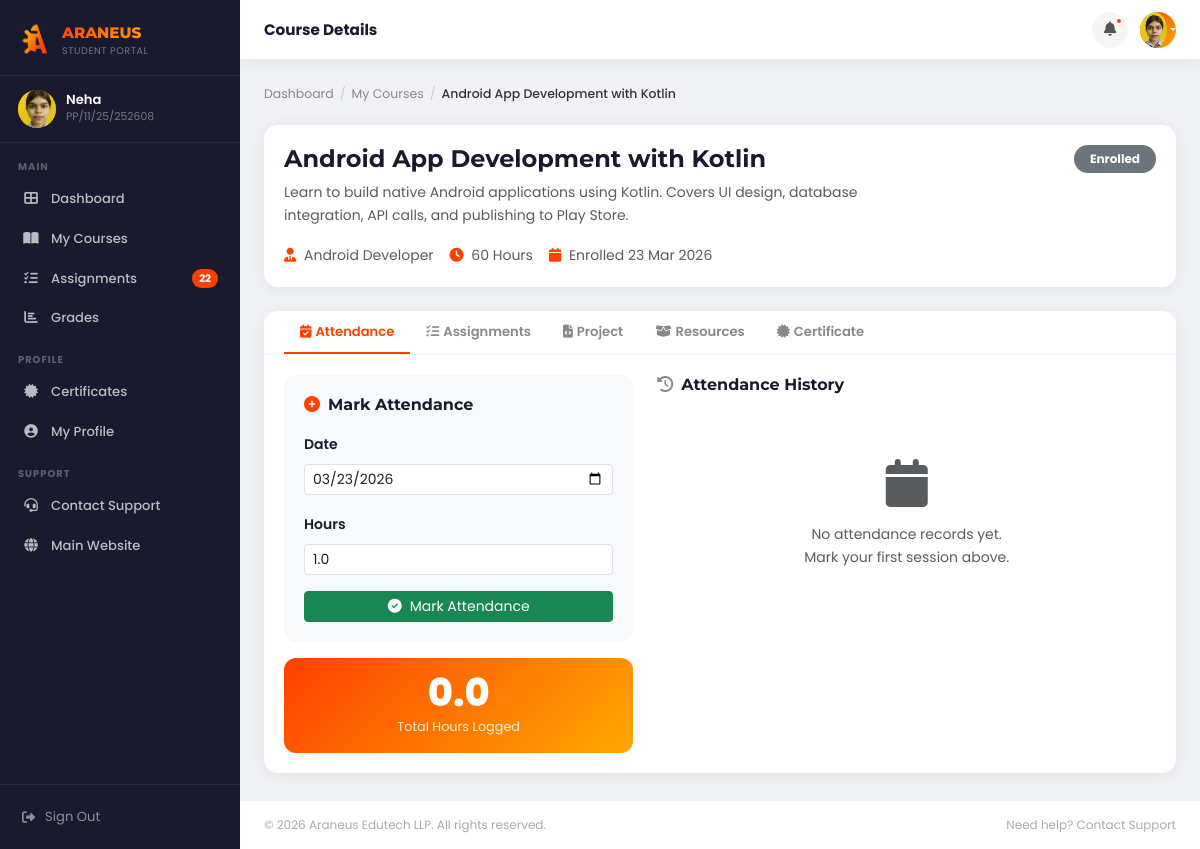
The page /portal/course-view.php?id=4 (signed in) on the database its author committed.
### tables this page shows
CREATE TABLE `students` (
  `id` int(11) NOT NULL,
  `candidate_id` varchar(50) NOT NULL,
  `full_name` varchar(100) NOT NULL,
  `phone` varchar(15) DEFAULT NULL,
  `email` varchar(100) NOT NULL,
  `password` varchar(255) NOT NULL,
  `father_name` varchar(100) NOT NULL,
  `time_hours` int(11) NOT NULL,
  `address` text NOT NULL,
  `highest_qualification` varchar(50) DEFAULT NULL,
  `current_organization` varchar(50) DEFAULT NULL,
  `org_i_card` varchar(50) DEFAULT NULL,
  `github_link` varchar(255) DEFAULT NULL,
  `qr_code_path` varchar(255) DEFAULT NULL,
  `profile_picture` varchar(255) DEFAULT NULL,
  `status` enum('active','inactive','pending') DEFAULT 'pending',
  `last_login` datetime DEFAULT NULL,
  `email_verified` tinyint(1) DEFAULT 1,
  `verification_token` varchar(100) DEFAULT NULL,
  `reset_token` varchar(100) DEFAULT NULL,
  `reset_expiry` datetime DEFAULT NULL,
  `created_at` timestamp NOT NULL DEFAULT current_timestamp(),
  `updated_at` timestamp NOT NULL DEFAULT current_timestamp() ON UPDATE current_timestamp()
);

CREATE TABLE `enrollments` (
  `id` int(11) NOT NULL,
  `student_id` int(11) NOT NULL,
  `course_id` int(11) DEFAULT NULL,
  `enrollment_date` date NOT NULL,
  `completion_date` date DEFAULT NULL,
  `status` enum('enrolled','in_progress','completed','dropped') DEFAULT 'enrolled',
  `grade` varchar(10) DEFAULT NULL,
  `certificate_issued` tinyint(1) DEFAULT 0,
  `certificate_id` varchar(50) DEFAULT NULL,
  `notes` text DEFAULT NULL,
  `attendance_sheet` varchar(255) DEFAULT NULL,
  `payment_receipt` varchar(255) DEFAULT NULL,
  `project_report` varchar(255) DEFAULT NULL,
  `created_at` timestamp NOT NULL DEFAULT current_timestamp()
);

CREATE TABLE `courses` (
  `id` int(11) NOT NULL,
  `title` varchar(150) NOT NULL,
  `description` text DEFAULT NULL,
  `duration` varchar(50) DEFAULT NULL,
  `mode` enum('Online','Offline','Hybrid','') NOT NULL,
  `fee` decimal(10,2) DEFAULT NULL,
  `category` varchar(50) DEFAULT NULL,
  `instructor` varchar(100) DEFAULT NULL,
  `image_url` varchar(255) DEFAULT NULL,
  `syllabus_file` varchar(255) DEFAULT NULL,
  `is_active` tinyint(1) DEFAULT 1,
  `created_at` timestamp NOT NULL DEFAULT current_timestamp(),
  `program_format` varchar(100) DEFAULT NULL,
  `tools_provided` text DEFAULT NULL,
  `hardware_kit` text DEFAULT NULL,
  `certification_type` varchar(50) DEFAULT NULL
);

### portal/course-view.php (the view, shortened to what the rows shown need)
<?php
require_once 'includes/header.php';
$enrollmentId = isset($_GET['id']) ? intval($_GET['id']) : 0;
$enrollStmt = $conn->prepare("
    SELECT e.*, c.id AS course_id, c.title, c.description, c.duration,
           c.instructor, c.tools_provided, c.hardware_kit, c.syllabus_file
    FROM enrollments e
    JOIN courses c ON e.course_id = c.id
    WHERE e.id = ? AND e.student_id = ?
");
$enrollStmt->bind_param("ii", $enrollmentId, $studentId);
$enrollStmt->execute();
$enrollment = $enrollStmt->get_result()->fetch_assoc();
$statusColor = match($enrollment['status']) {
    'completed'   => 'success',
    'in_progress' => 'primary',
    'dropped'     => 'danger',
    default       => 'secondary'
};
?>
<div class="portal-breadcrumb">
    <a href="dashboard.php">Dashboard</a>
    <span class="sep">/</span>
    <a href="courses.php">My Courses</a>
    <span class="sep">/</span>
    <span class="current"><?= htmlspecialchars($enrollment['title']) ?></span>
</div>
<div class="p-card mb-4">
    <div class="p-card-body">
        <div class="row align-items-start g-3">
            <div class="col-md-8">
                <h4 class="fw-bold mb-2" style="color:#1a1a2e;"><?= htmlspecialchars($enrollment['title']) ?></h4>
                <p class="text-muted small mb-3"><?= htmlspecialchars($enrollment['description']) ?></p>
                <div class="d-flex flex-wrap gap-3 small text-muted">
                    <span>
                        <i class="fas fa-user-tie me-1" style="color:var(--portal-primary);"></i>
                        <?= htmlspecialchars($enrollment['instructor']) ?>
                    </span>
                    <span>
                        <i class="fas fa-clock me-1" style="color:var(--portal-primary);"></i>
                        <?= htmlspecialchars($enrollment['duration']) ?>
                    </span>
                    <span>
                        <i class="fas fa-calendar me-1" style="color:var(--portal-primary);"></i>
                        Enrolled <?= date('d M Y', strtotime($enrollment['enrollment_date'])) ?>
                    </span>
                </div>
            </div>
            <div class="col-md-4 text-md-end">
                <span class="badge bg-<?= $statusColor ?> rounded-pill px-3 py-2 mb-2 d-inline-block">
                    <?= ucfirst(str_replace('_', ' ', $enrollment['status'])) ?>
                </span>
            </div>
        </div>
    </div>
</div>
<?php $conn->close(); require_once 'includes/footer.php'; ?>

### portal/includes/header.php (shortened to what the rows shown need)
<?php
require_once '../controller/Auth.php';
require_once '../controller/StudentController.php';
$auth    = new Auth();
$student = new StudentController();
$studentId   = $auth->getStudentId();
$studentData = $student->getStudentById($studentId);
function avatarUrl($studentData) {
    if (!empty($studentData['profile_picture'])) {
        return SITE_URL . 'uploads/profile_pictures/' . htmlspecialchars($studentData['profile_picture']);
    }
    return null;
}
?>
<!DOCTYPE html>
<html lang="en">
<head>
    <link href="https://cdn.jsdelivr.net/npm/bootstrap@5.3.0-alpha1/dist/css/bootstrap.min.css" rel="stylesheet">
    <link rel="stylesheet" href="https://cdnjs.cloudflare.com/ajax/libs/font-awesome/6.4.0/css/all.min.css">
    <link rel="stylesheet" href="<?php echo SITE_URL; ?>assets/css/style.css">
</head>
<body>
<aside class="portal-sidebar" id="portalSidebar">
    <div class="sidebar-user">
        <?php $avatarUrl = avatarUrl($studentData); ?>
        <div class="sidebar-avatar">
            <?php if ($avatarUrl): ?>
                <img src="<?= $avatarUrl ?>" alt="avatar" style="width:100%;height:100%;object-fit:cover;">
            <?php else: ?>
                <?= studentInitials($studentData['full_name']) ?>
            <?php endif; ?>
        </div>
        <div>
            <div class="sidebar-user-name"><?= htmlspecialchars(explode(' ', $studentData['full_name'])[0]) ?></div>
            <div class="sidebar-user-id"><?= htmlspecialchars($studentData['candidate_id']) ?></div>
        </div>
    </div>
</aside>
<header class="portal-topbar">
    <div class="topbar-right">
        <div class="dropdown topbar-avatar-wrap">
            <button class="topbar-avatar dropdown-toggle" style="border:none;" data-bs-toggle="dropdown" aria-expanded="false">
                <?php if ($avatarUrl): ?>
                    <img src="<?= $avatarUrl ?>" alt="avatar" style="width:100%;height:100%;object-fit:cover;border-radius:50%;">
                <?php else: ?>
                    <?= studentInitials($studentData['full_name']) ?>
                <?php endif; ?>
            </button>
        </div>
    </div>
</header>
<main class="portal-main">
<div class="portal-content">

### rows shown on the page
students: profile_picture (picture), full_name "Neha", candidate "PP/11/25/252608"
enrollments: course.title "Android App Development with Kotlin", course.description "Learn to build native Android applications using Kotlin. Covers UI design, database integration, API calls, and publishing to Play Store.", course.instructor "Android Developer", course.duration "60 Hours", enrollment_date "23 Mar 2026", status "Enrolled"

### other values the page prints
$pendingAssignments "22"
$page_title "Course Details"
$label "Attendance"
$label "Assignments"
$label "Project"
$label "Resources"
$label "Certificate"
$totalHours "0.0"
